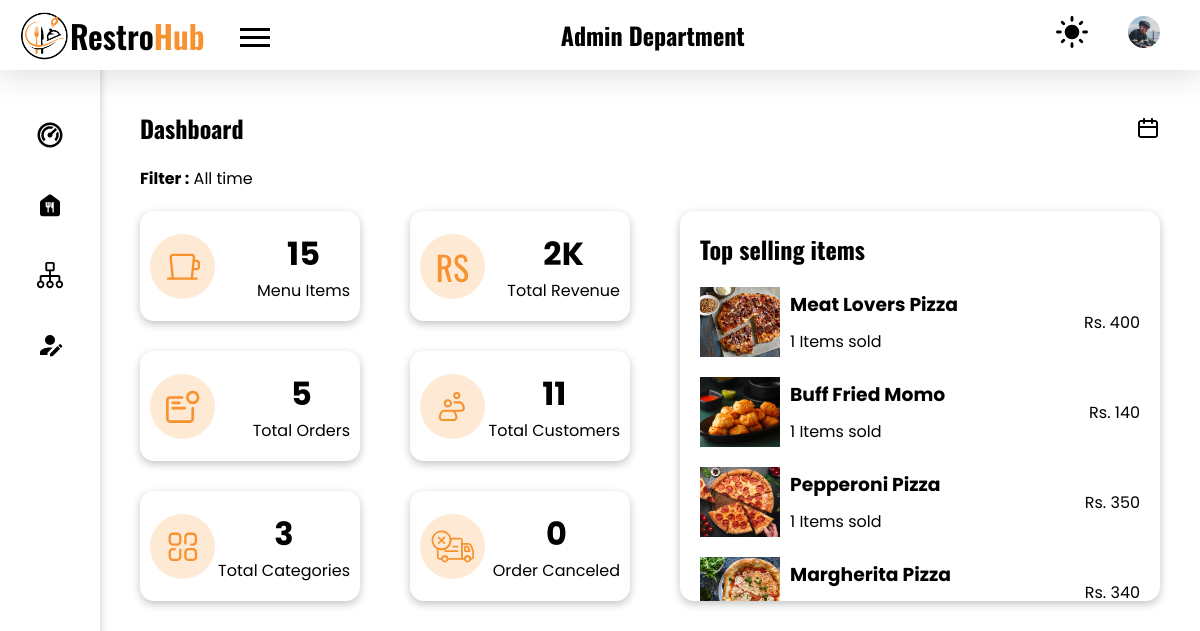
The page /admin/index.php (signed in) on the database its author committed.
### tables this page shows
CREATE TABLE `food` (
  `f_id` int(11) NOT NULL,
  `img` varchar(100) DEFAULT NULL,
  `name` varchar(100) DEFAULT NULL,
  `price` int(11) DEFAULT NULL,
  `cooking_time` int(11) DEFAULT NULL,
  `description` varchar(500) NOT NULL,
  `veg` int(1) NOT NULL,
  `product_id` varchar(30) NOT NULL,
  `short_desc` varchar(50) NOT NULL,
  `ingredients` varchar(500) NOT NULL,
  `disabled` int(11) NOT NULL,
  `special` int(11) NOT NULL,
  `category` int(11) NOT NULL
);

### admin/components/filter.php (called while the page is built, shortened)
<?php
require("../config.php");
$sql_cat = "SELECT cat_name FROM category";
$sql_food = "SELECT name FROM food";
$sql_order = "SELECT id FROM orders group by track_id";
$sql_customer = "SELECT names FROM customer";
$sql_order_canceled = "SELECT o_r_id FROM reject_reason inner join orders on reject_reason.order_id = orders.id group by orders.track_id";
$sql_calc_rev = "SELECT SUM(total_price) as total_rev FROM orders inner join aos on orders.id = aos.order_id where aos.status = 'delivered'";
if (isset($_SESSION['filter_option'])) {
    $filter_option = $_SESSION['filter_option'];
    unset($_SESSION['filter_option']);
} else {
    $filter_option = "all";
}
switch ($filter_option) {
    default:
        $filter_text = "All time";
        $sql_fetch_food = "select (count(f_id) * qty) as total_sold, f_id from orders inner join aos on orders.id = aos.order_id where aos.status = 'delivered' group by f_id order by (count(f_id) * qty) desc limit 5";
        $sql_order = "SELECT id FROM orders group by track_id";
        $sql_customer = "SELECT names FROM customer";
        $sql_order_canceled = "SELECT o_r_id FROM reject_reason inner join orders on reject_reason.order_id = orders.id group by track_id";
        $sql_calc_rev = "SELECT SUM(total_price) as total_rev FROM orders inner join aos on orders.id = aos.order_id where aos.status = 'delivered'";
        break;
}
$res_cat = mysqli_query($conn, $sql_cat);
$count_cat = mysqli_num_rows($res_cat);
$res_food = mysqli_query($conn, $sql_food);
$count_food = mysqli_num_rows($res_food);
$res_order = mysqli_query($conn, $sql_order);
$count_order = mysqli_num_rows($res_order);
$res_customer = mysqli_query($conn, $sql_customer);
$count_customer = mysqli_num_rows($res_customer);
$res_order_canceled = mysqli_query($conn, $sql_order_canceled);
$count_order_canceled = mysqli_num_rows($res_order_canceled);
$res_calc_rev = mysqli_query($conn, $sql_calc_rev);
$row_rev = mysqli_fetch_assoc($res_calc_rev);
$total_rev = $row_rev['total_rev'];
if ($total_rev == null) {
    $total_rev = 0;
} else if ($total_rev >= 1000) {
    if ($isForReport == false) {
        $total_rev = $total_rev / 1000;
        $total_rev = round($total_rev, 2);
        $total_rev = $total_rev . "K";
    } else
        $total_rev = number_format($total_rev);
}
?>

### admin/index.php (the view, shortened to what this page needs)
<!DOCTYPE html>
<html lang="en">
<head>
    <link rel="stylesheet" href="../styles/style.css">
</head>
<body>
    <?php
    require("./components/header.php");
    require("./components/sidebar.php");
    ?>
    <main class="admin_dashboard_body">
        <section class="dashboard_inner-head flex items-center">
            <h2 class="heading">Dashboard</h2>
            <img src="../images/ic_calender.svg" class="filter_by_date popper-btn" alt="filter">
        </section>
        <?php require "./components/filter.php"; ?>
        <p class="mt-20"><b>Filter :</b> <?php echo $filter_text; ?></p>
        <div class="admin_dashboard_stat mt-20">
            <article class="card flex items-center text-center border-curve-md shadow">
                <img src="../images/ic_total-menu.svg" alt="total menu" aria-hidden="true" class="card_icon">
                <div>
                    <h2><?php echo $count_food; ?></h2>
                    <p>Menu Items</p>
                </div>
            </article>
            <article class="card flex items-center text-center border-curve-md shadow">
                <img src="../images/ic_total-revenue.svg" alt="total revenue" aria-hidden="true" class="card_icon">
                <div>
                    <h2><?php echo $total_rev; ?></h2>
                    <p>Total Revenue</p>
                </div>
            </article>
            <article class="card flex items-center text-center border-curve-md  shadow">
                <img src="../images/ic_total-order.svg" alt="total order" aria-hidden="true" class="card_icon">
                <div>
                    <h2><?php echo $count_order; ?></h2>
                    <p>Total Orders</p>
                </div>
            </article>
            <article class="card flex items-center text-center border-curve-md shadow">
                <img src="../images/ic_total-customer.svg" alt="total customer" aria-hidden="true" class="card_icon">
                <div>
                    <h2><?php echo $count_customer; ?></h2>
                    <p>Total Customers</p>
                </div>
            </article>
            <article class="card flex items-center text-center border-curve-md shadow">
                <img src="../images/ic_total-category.svg" alt="total category" aria-hidden="true" class="card_icon">
                <div>
                    <h2><?php echo $count_cat; ?></h2>
                    <p>Total Categories</p>
                </div>
            </article>
            <article class="card flex items-center text-center border-curve-md shadow">
                <img src="../images/ic_order-cancel.svg" alt="order cancel" aria-hidden="true" class="card_icon">
                <div>
                    <h2><?php echo $count_order_canceled; ?></h2>
                    <p>Order Canceled</p>
                </div>
            </article>
            <section class="top_selling p-20 flex direction-col shadow justify-start border-curve-md">
                <h2 class="heading">Top selling items</h2>
                <?php
                $res_fetch_food = mysqli_query($conn, $sql_fetch_food);
                while ($top_data = mysqli_fetch_assoc($res_fetch_food)) {
                    $total_sold = $top_data['total_sold'];
                    $f_id = $top_data['f_id'];
                    $sql_food = "SELECT name, price, img FROM food where f_id = $f_id";
                    $res_food = mysqli_query($conn, $sql_food);
                    $row_food = mysqli_fetch_assoc($res_food);
                    $food_name = $row_food['name'];
                    $food_price = $row_food['price'];
                ?>
                    <article class="top_selling_item flex items-center">
                        <div class="top_selling_item_intro flex items-center">
                            <img class="top_selling_item_img" src="../uploads/foods/<?php echo $row_food['img']; ?>" alt="food image">
                            <div>
                                <h3 class="top_selling_item_name"><?php echo $food_name; ?></h3>
                                <p class="top_selling_item_sold"><?php echo $total_sold; ?> Items sold</p>
                            </div>
                        </div>
                        <div class="top_selling_item_price">
                            <p class="top_selling_item_price_text">Rs. <?php echo $food_price; ?></p>
                        </div>
                    </article>
                <?php
                } ?>
            </section>
        </div>
    </main>
</body>
</html>

### styles/style.css (style rules this page uses)
:root { --black: #000000; --gray: #afafaf; --light-gray: #f3f3f3; --primary-color: #F7922F; --trans-black: #00000030; --very-trans-black: #00000020; --trans-green: #DCFFD380; --trans-green-text: #30B900; --trans-yellow: #fafd3e67; --trans-yellow-text: #46500C; --trans-purple: #FFA0FB66; --trans-purple-text: #A500F3; --trans-primary: #F7922F50; --trans-red: #FFD6D6; --trans-red-text: #934747; --white: #ffffff; }
* { margin: 0; padding: 0; box-sizing: border-box; list-style: none; text-decoration: none; color: var(--black); }
html { scroll-behavior: smooth; }
body { background-color: var(--white); }
a, button, a>*, button>*, input[type="submit"], .menu__for-sidebar, .menu__for-sidebar>*, .admin_profile_image, .date_filter_close, .popper-btn, .pointer { cursor: pointer; }
.shadow { box-shadow: rgba(0, 0, 0, 0.24) 0px 3px 8px; }
.mt-20 { margin-top: 20px !important; }
.p-20 { padding: 20px; }
.border-curve-md { border-radius: 14px; }
.flex { display: flex; align-items: flex-start; justify-content: space-between; flex-direction: row; }
p { font-weight: 400; }
.items-center { align-items: center; }
.text-center { text-align: center; }
.justify-start { justify-content: flex-start; }
.direction-col { flex-direction: column; }
.heading { font-family: 'Oswald', sans-serif; }
body, .body-text { font-family: 'Poppins', sans-serif; }
.admin_dashboard_stat .card { padding: 10px; width: 220px; }
.admin_dashboard_body { padding: 40px 40px 40px 140px; max-width: 1440px; }
.admin_dashboard_stat .card h2 { font-size: 2rem; }
.admin_dashboard_stat .card img { width: 65px; }
.admin_dashboard_stat { display: grid; grid-template-columns: 1fr 1fr 2fr; gap: 30px; justify-content: center; grid-template-rows: repeat(3, 110px); }
.top_selling { grid-area: 1 / 3 / span 3 / span 1; overflow-y: scroll; }
.top_selling h2 { margin-bottom: 20px; }
.top_selling_item { margin-bottom: 20px; width: 100%; }
.top_selling_item_img { margin-right: 10px; height: 70px; width: 80px; object-fit: cover; }
.top_selling_item_name { margin-bottom: 10px; }
h2 { font-size: 24px; }

### rows shown on the page
food: img (picture), name "Meat Lovers Pizza", price "400"
food: img (picture), name "Buff Fried Momo", price "140"
food: img (picture), name "Pepperoni Pizza", price "350"
food: img (picture), name "Margherita Pizza", price "340"

### other values the page prints
$filter_text "All time"
$count_food "15"
$total_rev "2K"
$count_order "5"
$count_customer "11"
$count_cat "3"
$count_order_canceled "0"
$total_sold "1"
